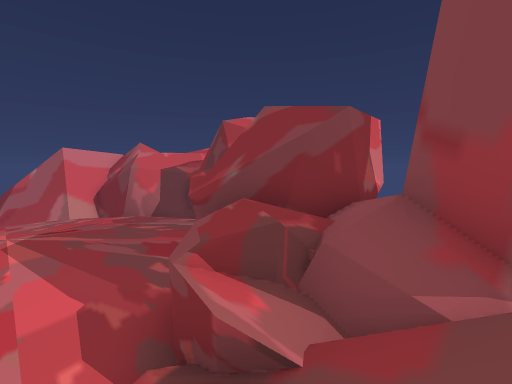
[1] (above)

16 first-person views from a walk through a 3-D level made in the Godot game engine. The camera is 1.2 m above the floor, tilts 6° down and sees 90° across. The floor is counted in squares, 1.18 m on a side. Each view is taken from the middle of a square. On the plan, view 1 faces up. The plan holds only what a view shows up to about 11 squares ahead; the rest is blank. The place goes on beyond the plan. Flat picture figures and markers are not drawn.

[2]
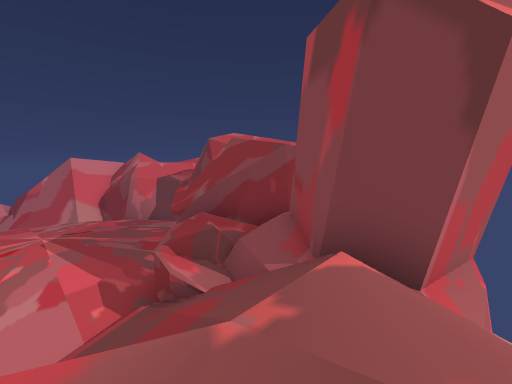

[3]
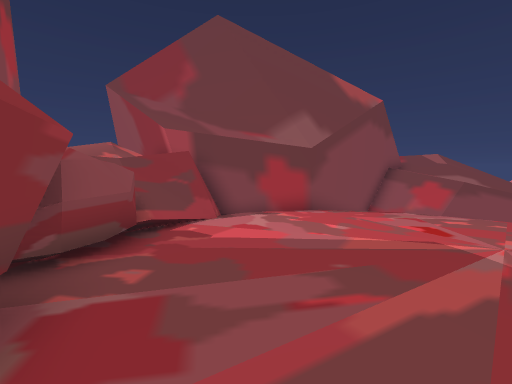

[4]
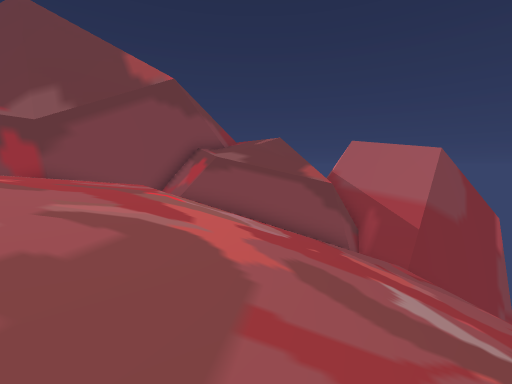

[5]
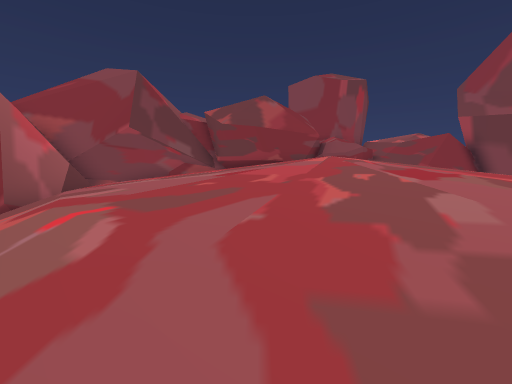

[6]
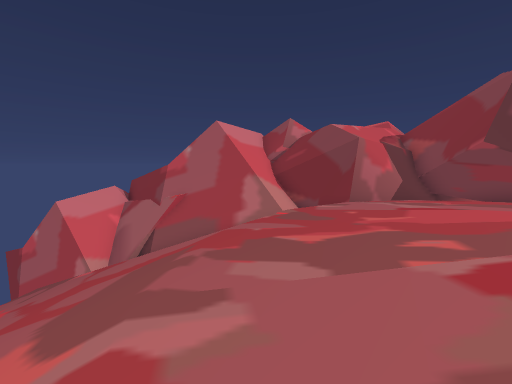

[7]
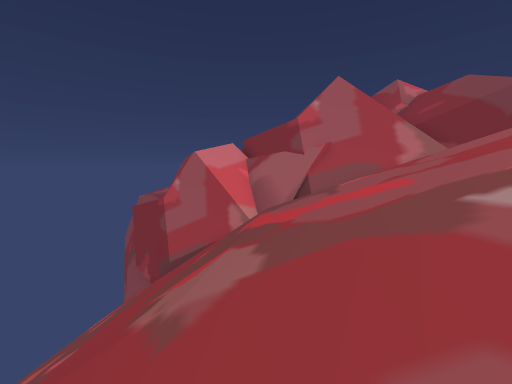

[8]
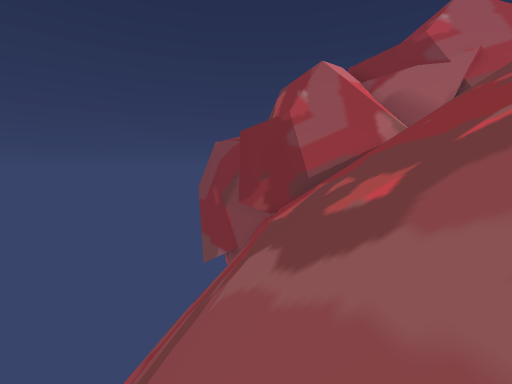

[9]
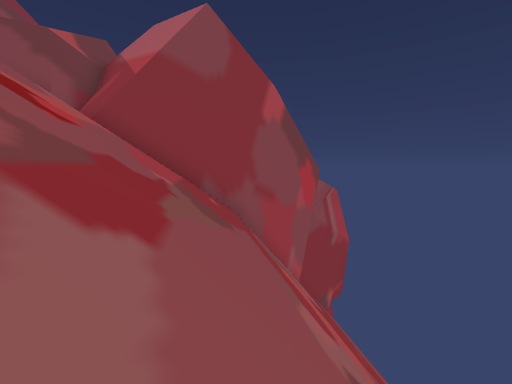

[10]
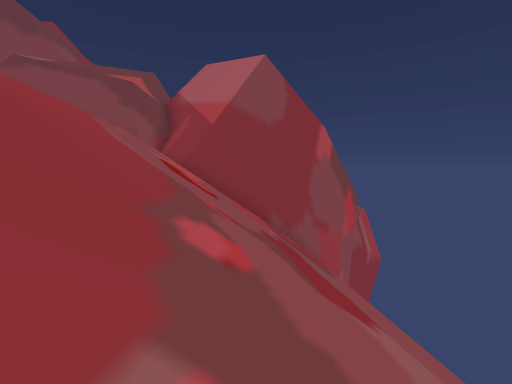

[11]
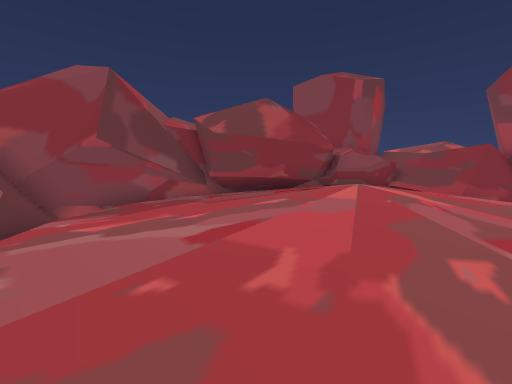

[12]
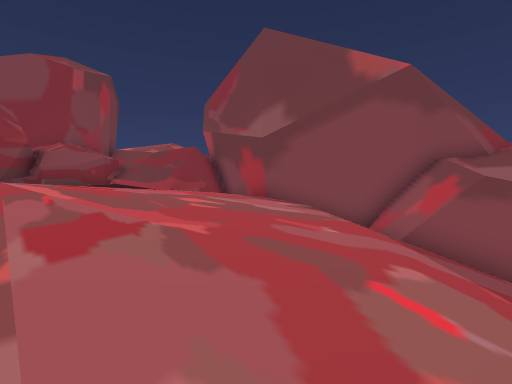

[13]
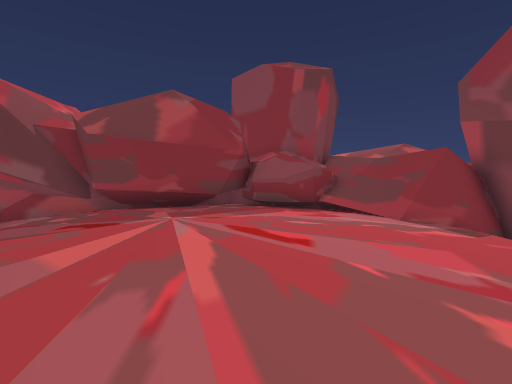

[14]
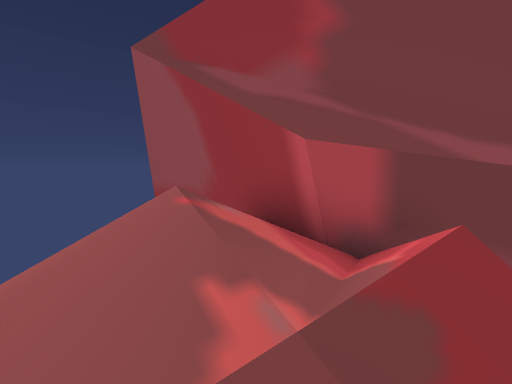

[15]
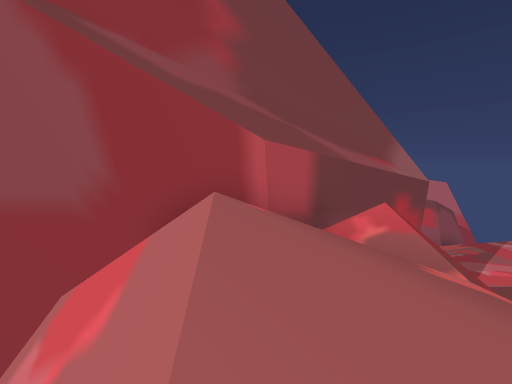

[16]
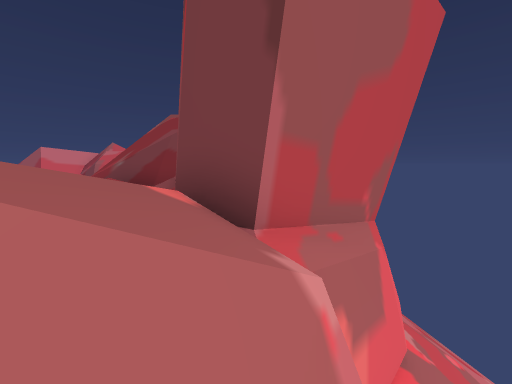

### Floor plan
Key: @ floor where view 1 was taken; # wall or solid block; . main floor; - floor 0.25 m lower than the main floor; : floor 0.5 m higher than the main floor; + floor 0.75 m higher than the main floor; * floor 3.75 m higher than the main floor; % floor 4.5 m higher than the main floor; & floor 4.75 m higher than the main floor; / step, stairs or slope; = window, fence, low wall or low ledge; ^ raised ledge; v drop or lower ground; R rock.
Columns run from 24 left of view 1 to 5 right of it. Each row starts with its distance up from view 1.
 15   ##                 #*
 14   v##  ###### +=#    #*%
 13   vv####=#####=#######v&
 12 vvvv==/// ///#== /// /#
 11 vvvv//          ///-/ ##=
 10 vvvv/////      //-...-/#
  9 vvvv///////  //-.......#^=
  8  vv////////////...:::..#^
  7  vv///////////-..:::::.#
  6   v///////////..:::::::# ^^v
  5   v//////////-..:::::::#####
  4   v///////////..:::::::RR##^
  3  vv///////////-..:::::.RRR#  #
  2  vv////////////...:::..//## ##
  1 vvvv///////  //-.......///###v
  0 vvvv/////    ////-...-=/@///v
 -1 vvvv/###/    //  //-//=v////v
 -2 vvv############=  /#####////
 -3  v##    ##    ##//##  ####/v
 -4 v##            ####      ##
 -5 v               #         ##
 -6                            #v

Positions as (right, up) in squares from view 1, and headings:
1: (0, 0), facing up
2: (1, -2), facing up
3: (-3, 7), facing down
4: (-12, 7), facing down
5: (-12, 7), facing right
6: (-10, 3), facing up
7: (-16, 3), facing up
8: (-21, 4), facing up
9: (-21, 6), facing down
10: (-19, 7), facing down
11: (-10, 7), facing right
12: (-11, 5), facing down-right
13: (-8, 4), facing right
14: (1, 1), facing down
15: (3, 0), facing down-left
16: (3, -2), facing up
